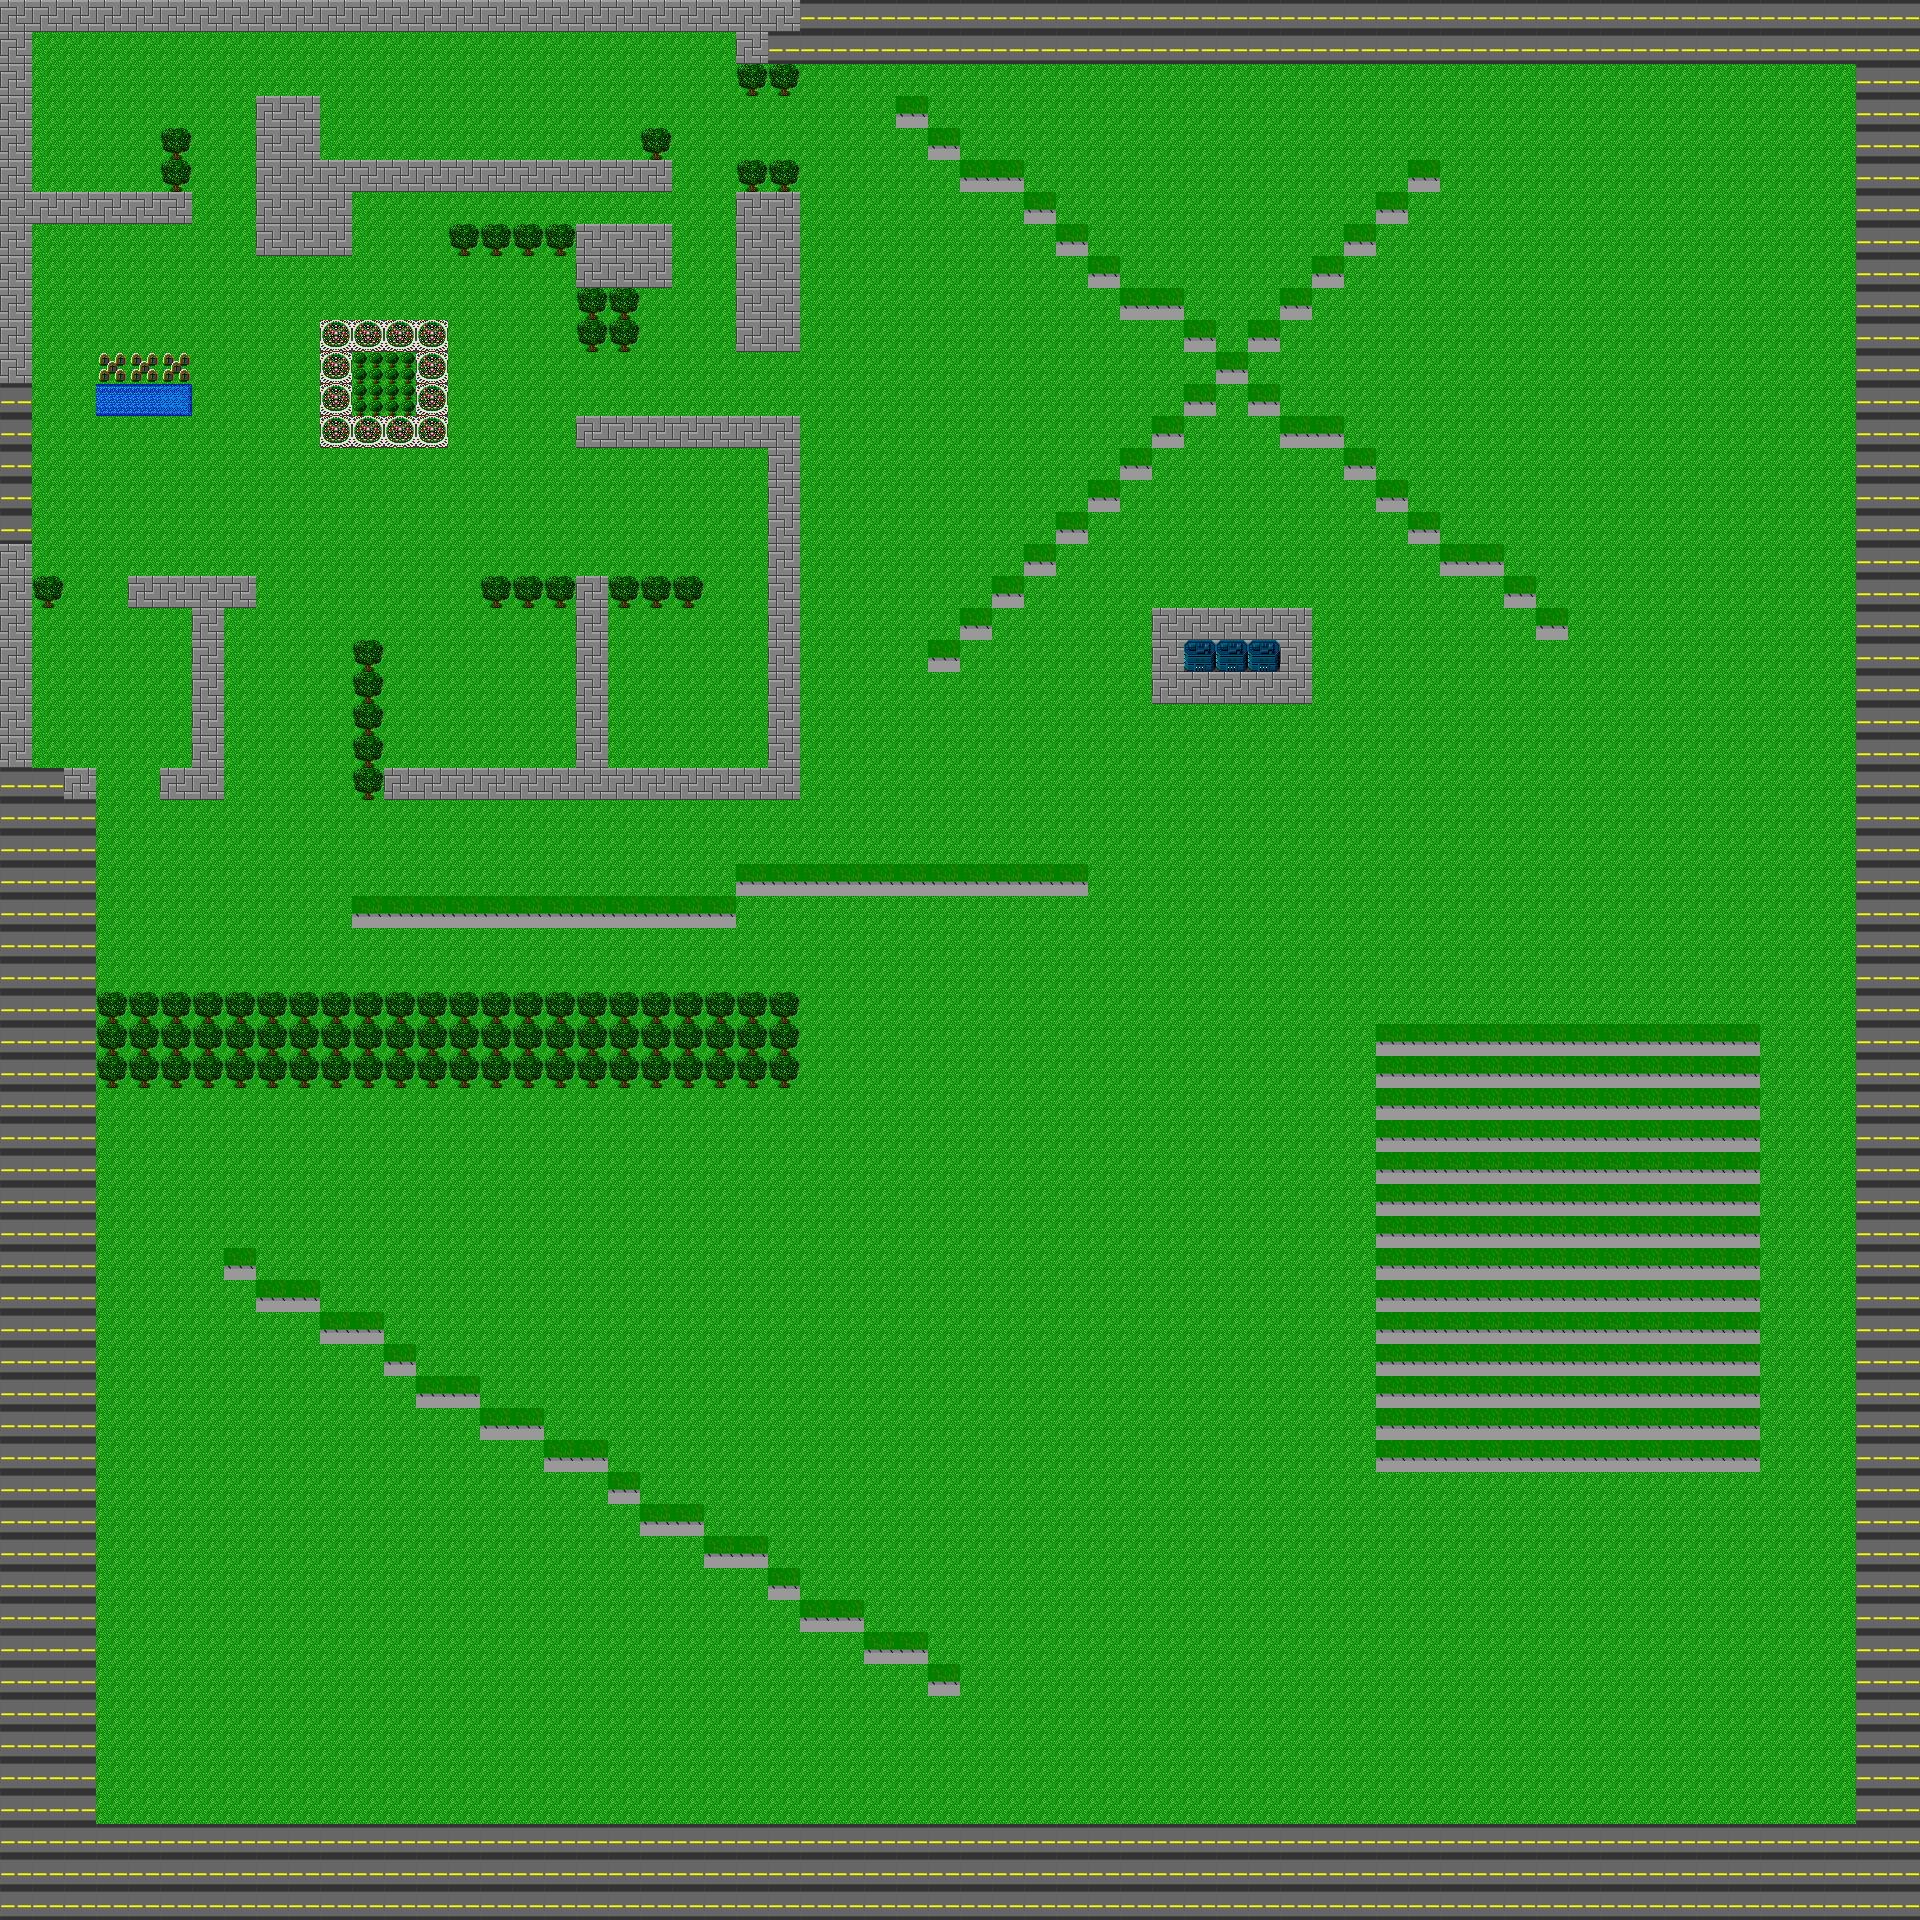

Tiled map render using the project's own tile images. Description and the map definition, with tile-layer contents summarised, below:
An orthogonal 60x60 tile map with 32x32 px tiles, 1 tile layer (Tile Layer 1) and 35 objects.

<map version="1.0" orientation="orthogonal" width="60" height="60" tilewidth="32" tileheight="32">
 <tileset firstgid="1" name="tilemap" tilewidth="32" tileheight="32" spacing="2">
  <image source="tilemap.png" width="270" height="406" />
 </tileset>
 <layer name="Tile Layer 1" width="60" height="60">
  <data>[3600 cells, 3600 non-empty, 11 distinct tile ids]</data>
 </layer>
 <objectgroup name="collide" width="60" height="60">
  <object x="0" y="1" width="741" height="27" />
  <object x="34" y="195" width="155" height="26" />
  <object x="163" y="193" width="26" />
  <object x="161" y="128" width="27" height="66" />
  <object x="95" y="354" width="95" height="59" />
  <object x="578" y="415" width="160" height="30" />
  <object x="770" y="447" width="28" height="349" />
  <object x="34" y="578" width="27" height="27" />
  <object x="131" y="577" width="124" height="30" />
  <object x="194" y="612" width="30" height="154" />
  <object x="352" y="640" width="29" height="129" />
  <object x="481" y="576" width="225" height="31" />
  <object x="575" y="607" width="29" height="164" />
  <object x="453" y="226" width="216" height="24" />
  <object x="581" y="254" width="90" height="32" />
  <object x="256" y="95" width="63" height="158" />
  <object x="322" y="159" width="27" height="96" />
  <object x="350" y="160" width="320" height="29" />
  <object x="638" y="127" width="1" height="1" />
  <object x="641" y="126" width="30" height="31" />
  <object x="0" y="30" width="38" height="740" />
  <object x="0" y="772" width="92" height="1142" />
  <object x="100" y="1830" width="1820" height="90" />
  <object x="1858" y="-2" width="62" height="1824" />
  <object x="740" y="4" width="1140" height="56" />
  <object x="166" y="768" width="62" height="30" />
  <object x="356" y="768" width="442" height="30" />
  <object x="738" y="416" width="64" height="30" />
  <object x="736" y="158" width="62" height="192" />
  <object x="98" y="992" width="704" height="98" />
  <object x="350" y="351" width="66" height="64" />
  <object x="576" y="287" width="63" height="65" />
  <object x="736" y="64" width="63" height="32" />
  <object x="1150" y="605" width="161" height="98" />
  <object x="733" y="445" />
 </objectgroup>
</map>